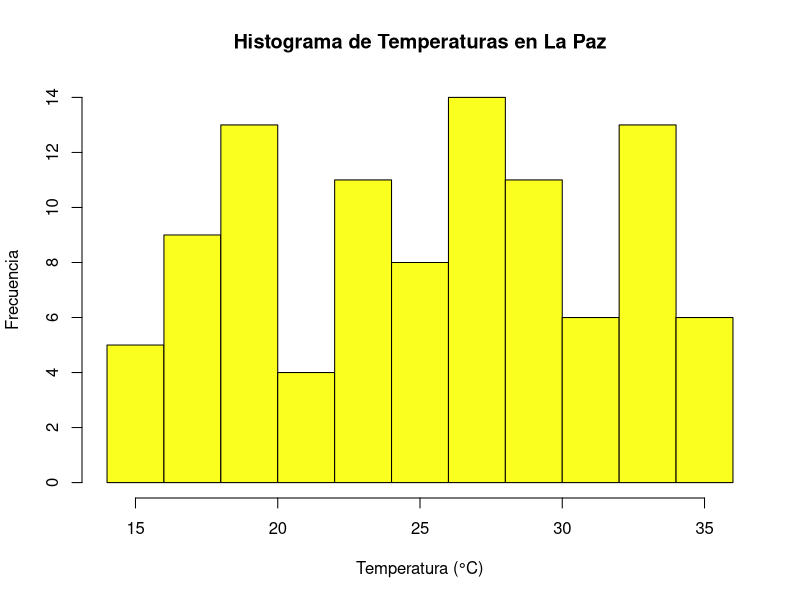

This chart was generated by the following R code:
# histograma.R
# Crear un histograma simple en R

# Crear un vector de temperaturas simuladas para el municipio de La Paz
# Crear un vector de 100 valores aleatorios entre 15 y 35 grados (temperatura ambiente)
        temperaturas_lapaz <- runif(100, min = 15, max = 35)



hist(temperaturas_lapaz,
     breaks = 10,  # puedes probar con 20, 50 o más
     main = "Histograma de Temperaturas en La Paz",
     xlab = "Temperatura (°C)",
     ylab = "Frecuencia",
     col = "#fbff20",
     border = "black")


print(temperaturas_lapaz)